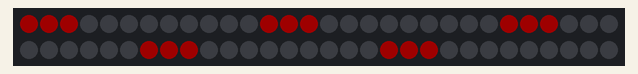
Recording of a sketch running on a simulated Arduino Uno, built with avr-gcc and run on an emulated ATmega328P. Shown: 60 RGB LEDs in strip order, left to right, continuing on the next row. Dim RGB values are drawn brighter than linear.

Above: at 0.15 s.
At 6.51 s:
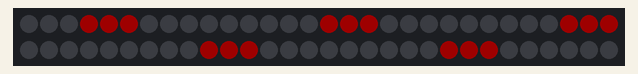
At 11.96 s:
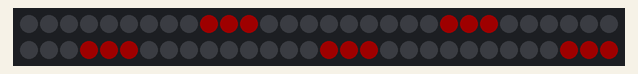
At 23.76 s:
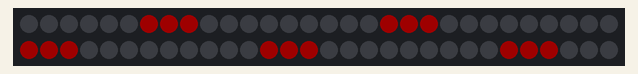
At 67.6 s:
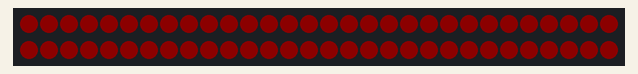

The sketch:

StarDuino2812.ino
```cpp
#include <Adafruit_NeoPixel.h>

#define PIN A1
#define NUMPIXELS 60

typedef unsigned int uint;

const uint MAX_BRIGHTNESS = 30;

Adafruit_NeoPixel pixels(NUMPIXELS, PIN, NEO_GRB + NEO_KHZ800);

void setup() {
  pixels.begin();
  Serial.begin(115200);
}

void rgb_all(uint r, uint g, uint b) {
  pixels.clear();
  for (uint i = 0; i < NUMPIXELS; i++)
    pixels.setPixelColor(i, r, g, b);
  pixels.show();
}

void blink_rgb() {
  for (uint i = 0; i < MAX_BRIGHTNESS + 1; i++) {
    rgb_all(0, i, MAX_BRIGHTNESS - i);
    delay(60);
  }

  for (uint i = 0; i < MAX_BRIGHTNESS + 1; i++) {
    rgb_all(i, MAX_BRIGHTNESS - i, 0);
    delay(60);
  }

  for (uint i = 0; i < MAX_BRIGHTNESS + 1; i++) {
    rgb_all(MAX_BRIGHTNESS - i, 0, i);
    delay(60);
  }
}

void set_row(uint row, uint r, uint g, uint b) {
  for (uint petal = 0; petal < 5; petal++) {
    uint base = petal*12 + row*3;
    pixels.setPixelColor(base, r, g, b);
    pixels.setPixelColor(base + 1, r, g, b);
    pixels.setPixelColor(base + 2, r, g, b);
  }
}

void set_col(uint col, uint r, uint g, uint b) {
  uint p1 = col / 3;
  uint p2 = 2 - (col % 3);
  uint base = p2 + p1*12;
  pixels.setPixelColor(base + 0, r, g, b);
  pixels.setPixelColor(base + 3, r, g, b);
  pixels.setPixelColor(base + 6, r, g, b);
  pixels.setPixelColor(base + 9, r, g, b);
}

void center_wave() {
  const uint steps = 8;
  uint vals[4*steps] = {40, 0, 0, 0,   // step 0
                        25, 40, 0, 0,  // step 1
                        15, 25, 40, 0, // step 2
                        5, 15, 25, 40, // step 3
                        0, 5, 15, 40,  // step 4
                        0, 0, 5, 40,   // step 5
                        0, 0, 0, 40,   // step 6
                        0, 0, 0, 0};   // step 7
  for (uint s = 0; s < steps; s++) {
    pixels.clear();
    for (uint i = 0; i < 4; i++) {
      uint b = s*4;
      set_row(i, vals[b + i], vals[b + i], vals[b + i]);
    }
    pixels.show();
    delay(100);
  }
}

void round_wave() {
  for (uint s = 0; s < 15; s++) {
    pixels.clear();
    for (uint i = 0; i < 15; i++) {
      uint bri = (i + 15 - s) % 15;
      bri *= 2;
      set_col(i, bri, bri, bri);
    }
    pixels.show();
    delay(100);
  }
}

void red_fade() {
  for (uint i = 3; i < MAX_BRIGHTNESS; i++) {
    rgb_all(i, 0, 0);
    delay(50);
  }
  delay(100);
  for (uint i = 3; i < MAX_BRIGHTNESS; i++) {
    rgb_all(MAX_BRIGHTNESS - i, 0, 0);
    delay(40);
  }
  delay(150);
}

void res_lights() {
  for (uint i = 0; i < 4; i++) {
    pixels.clear();
    set_row(i, 30, 0, 0);
    pixels.show();
    delay(300);
  }
}

void loop() {
  const uint repeat = 20;
  for (uint i = 0; i < repeat; i++)
    res_lights();
  for (uint i = 0; i < repeat; i++)
    red_fade();
  for (uint i = 0; i < repeat; i++)
    blink_rgb();
  for (uint i = 0; i < repeat; i++)
    round_wave();
  for (uint i = 0; i < repeat; i++)
    center_wave();
}
//
```
